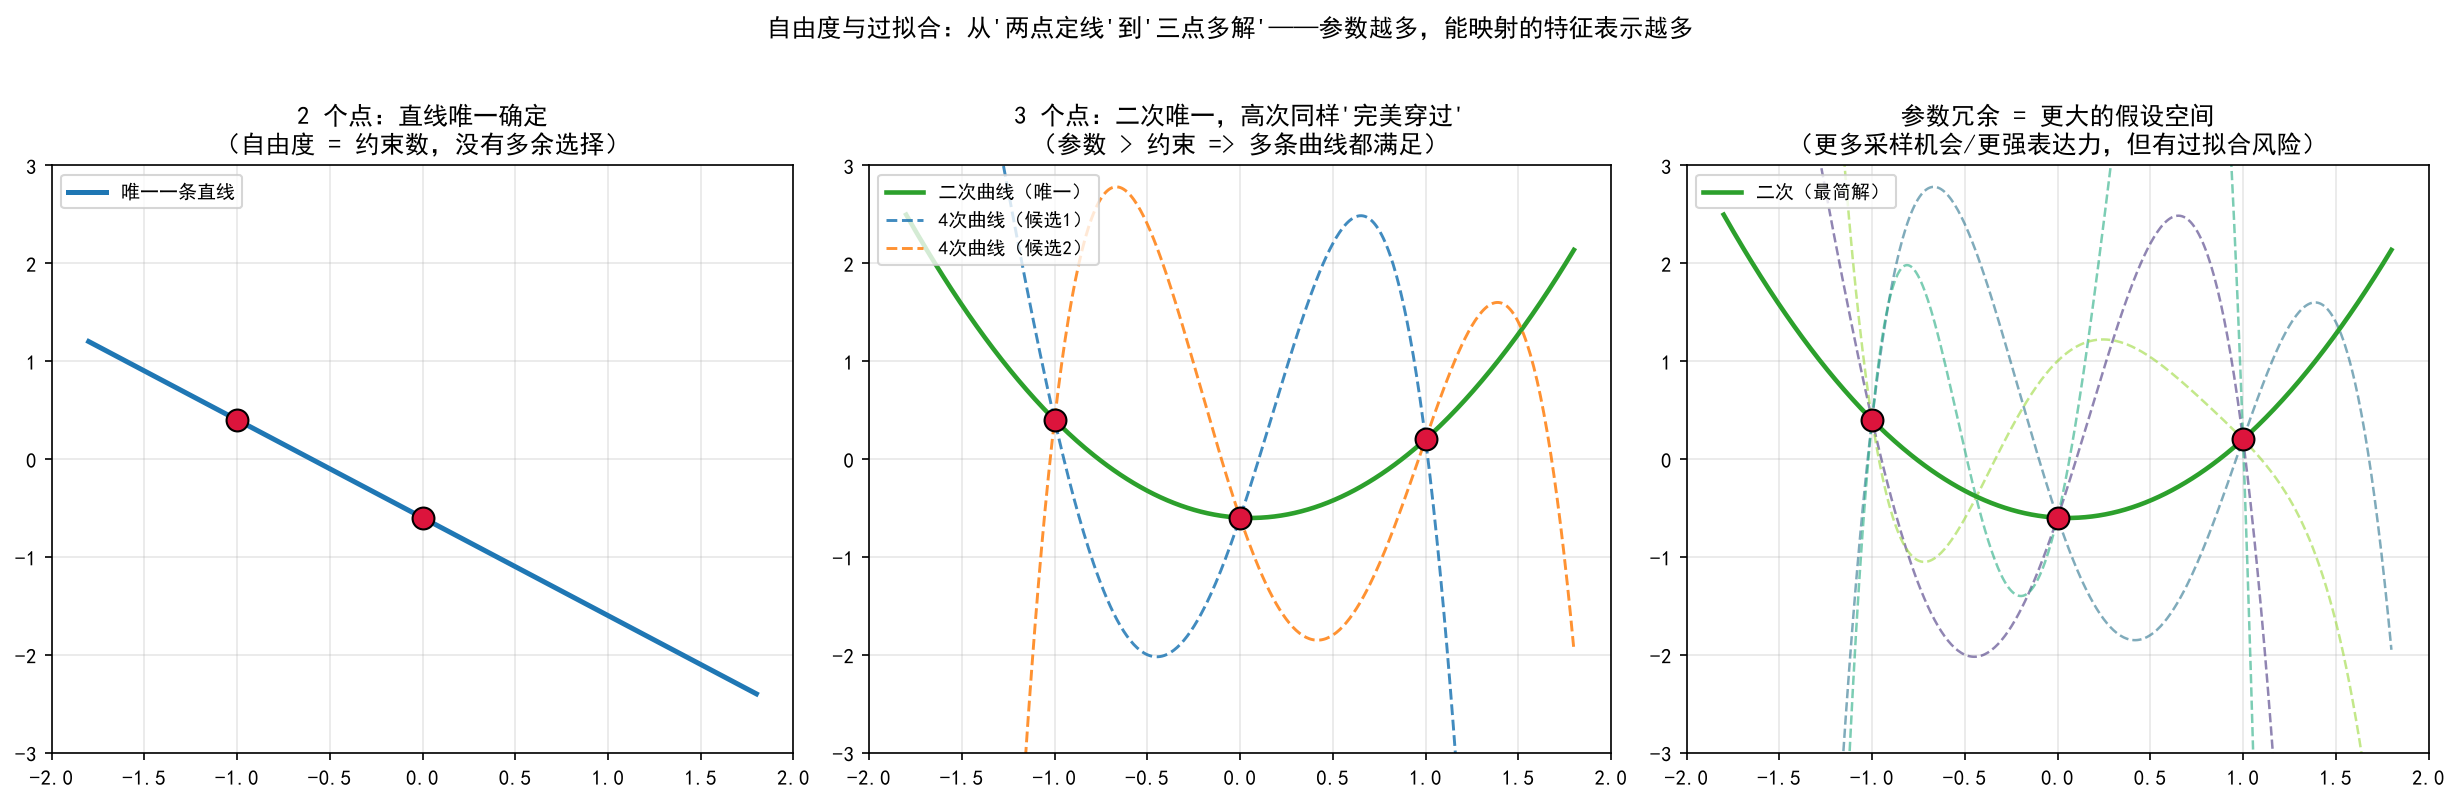

Write Python code to recreate this figure.
# -*- coding: utf-8 -*-
"""过拟合与自由度演示：2 点回归直线 vs 3 点拟合多条候选曲线（博文配图）

左图：2 个点 —— 唯一一条直线完美拟合（自由度恰好）。
中图：3 个点 —— 一条二次曲线唯一穿过，但多条高次曲线同样"完美穿过"，
      展现参数冗余带来的多解性与采样机会。
右图：3 个点 + 多条高次候选曲线的"解空间"全景 —— 参数远超样本数时，
      能映射出更多特征表示（强表达力），但也埋下过拟合的种子。
"""
import numpy as np
import matplotlib.pyplot as plt

plt.rcParams["font.sans-serif"] = ["SimHei", "Microsoft YaHei"]
plt.rcParams["axes.unicode_minus"] = False

rng = np.random.default_rng(7)

# 三个固定数据点（刻意选得像"来自一条简单曲线"）
pts_x = np.array([-1.0, 0.0, 1.0])
pts_y = np.array([0.4, -0.6, 0.2])

x_dense = np.linspace(-1.8, 1.8, 400)

# ---------- 候选曲线：过 3 点的多项式 ----------
# 二次（唯一确定）+ 多条四次/五次/六次（同过 3 点，但形状各异）
cands = []

# 二次多项式：3 个约束唯一确定
coef_q = np.polyfit(pts_x, pts_y, 2)
cands.append((np.poly1d(coef_q), "二次曲线（唯一）", "tab:green", 2.2, "-"))

# 高次曲线族：再加"隐式约束"（额外控制点）生成不同形状，且全部过 3 点
extra_ctrl = [
    [(0.5, 2.2), (-0.5, -2.0)],   # 剧烈上翘下探
    [(0.5, -1.8), (-0.5, 2.4)],   # 反向摆动
    [(0.3, 3.2), (-0.3, -1.2)],   # 大幅震荡
    [(0.6, 0.9), (-0.6, -0.9), (0.0, 2.6)],
]
for i, ctrl in enumerate(extra_ctrl):
    xs = np.concatenate([pts_x, np.array([c[0] for c in ctrl])])
    ys = np.concatenate([pts_y, np.array([c[1] for c in ctrl])])
    deg = len(ctrl) + 2  # 4/4/4/5 次
    p = np.poly1d(np.polyfit(xs, ys, deg))
    cands.append((p, f"{deg}次曲线（候选{i+1}）", None, 1.4, "--"))

fig, axes = plt.subplots(1, 3, figsize=(16.5, 5.2), dpi=150)

# ---------- 左图：2 点 -> 直线唯一 ----------
ax = axes[0]
two_x, two_y = pts_x[:2], pts_y[:2]
w = np.polyfit(two_x, two_y, 1)
ax.plot(x_dense, np.poly1d(w)(x_dense), "tab:blue", lw=2.4, label="唯一一条直线")
ax.scatter(two_x, two_y, s=110, zorder=5, c="crimson", edgecolors="k")
ax.set_title("2 个点：直线唯一确定\n（自由度 = 约束数，没有多余选择）")
ax.set_xlim(-2, 2); ax.set_ylim(-3, 3)
ax.grid(alpha=0.3); ax.legend(loc="upper left", fontsize=9)

# ---------- 中图：3 点 -> 二次唯一 + 高次多解 ----------
ax = axes[1]
p2, name2, c2, lw2, ls2 = cands[0]
ax.plot(x_dense, p2(x_dense), color=c2, lw=lw2, ls=ls2, label=name2)
for p, name, _, lw, ls in cands[1:3]:
    ax.plot(x_dense, p(x_dense), lw=lw, ls=ls, alpha=0.85, label=name)
ax.scatter(pts_x, pts_y, s=110, zorder=5, c="crimson", edgecolors="k")
ax.set_title("3 个点：二次唯一，高次同样'完美穿过'\n（参数 > 约束 => 多条曲线都满足）")
ax.set_xlim(-2, 2); ax.set_ylim(-3, 3)
ax.grid(alpha=0.3); ax.legend(loc="upper left", fontsize=9)

# ---------- 右图：解空间全景 ----------
ax = axes[2]
for i, (p, name, c, lw, ls) in enumerate(cands[1:]):
    ax.plot(x_dense, p(x_dense), lw=1.2, ls="--", alpha=0.6,
            color=plt.cm.viridis(0.15 + 0.7 * i / max(1, len(cands) - 2)))
ax.plot(x_dense, p2(x_dense), color="tab:green", lw=2.2, label="二次（最简解）")
ax.scatter(pts_x, pts_y, s=110, zorder=5, c="crimson", edgecolors="k")
ax.fill_between(x_dense, -3, 3, where=np.ones_like(x_dense, dtype=bool),
                color="none")
ax.set_title("参数冗余 = 更大的假设空间\n（更多采样机会/更强表达力，但有过拟合风险）")
ax.set_xlim(-2, 2); ax.set_ylim(-3, 3)
ax.grid(alpha=0.3); ax.legend(loc="upper left", fontsize=9)

fig.suptitle("自由度与过拟合：从'两点定线'到'三点多解'——参数越多，能映射的特征表示越多", y=1.02)
fig.tight_layout()

out = r"d:\大三上的资料\假期学习记录\lora-blog\dof_overfit_demo.png"
fig.savefig(out, bbox_inches="tight")
print("saved:", out)
